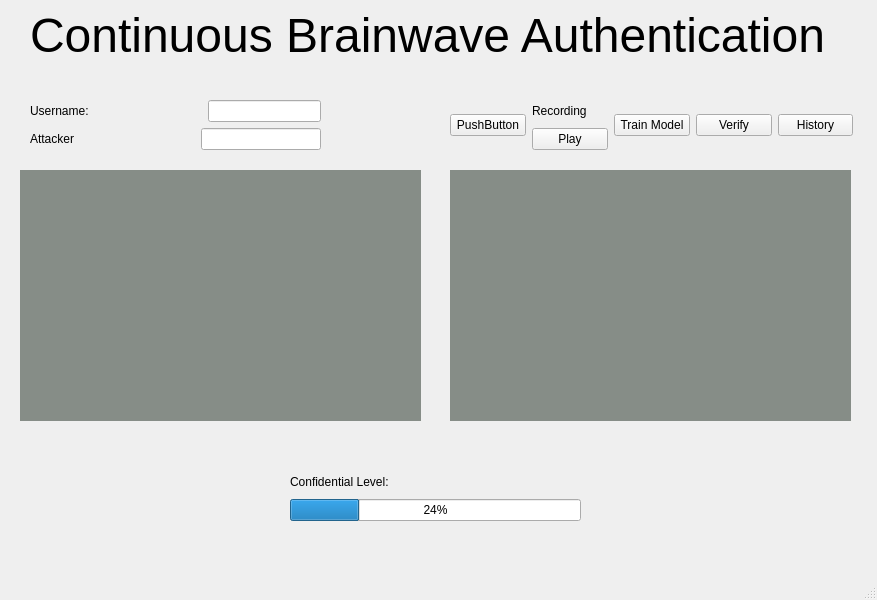
<?xml version="1.0" encoding="UTF-8"?>
<ui version="4.0">
 <class>MainWindow</class>
 <widget class="QMainWindow" name="MainWindow">
  <property name="geometry">
   <rect>
    <x>0</x>
    <y>0</y>
    <width>877</width>
    <height>600</height>
   </rect>
  </property>
  <property name="windowTitle">
   <string>MainWindow</string>
  </property>
  <widget class="QWidget" name="centralwidget">
   <widget class="QLabel" name="label">
    <property name="geometry">
     <rect>
      <x>30</x>
      <y>10</y>
      <width>811</width>
      <height>51</height>
     </rect>
    </property>
    <property name="font">
     <font>
      <pointsize>36</pointsize>
     </font>
    </property>
    <property name="text">
     <string>Continuous Brainwave Authentication</string>
    </property>
   </widget>
   <widget class="QWidget" name="plotWidget" native="true">
    <property name="geometry">
     <rect>
      <x>20</x>
      <y>170</y>
      <width>401</width>
      <height>251</height>
     </rect>
    </property>
    <property name="styleSheet">
     <string notr="true">background-color: rgb(134, 141, 135);</string>
    </property>
   </widget>
   <widget class="QWidget" name="verticalLayoutWidget_3">
    <property name="geometry">
     <rect>
      <x>30</x>
      <y>100</y>
      <width>291</width>
      <height>51</height>
     </rect>
    </property>
    <layout class="QVBoxLayout" name="verticalLayout">
     <item>
      <layout class="QHBoxLayout" name="horizontalLayout">
       <item>
        <widget class="QLabel" name="label_2">
         <property name="text">
          <string>Username:</string>
         </property>
        </widget>
       </item>
       <item>
        <spacer name="horizontalSpacer">
         <property name="orientation">
          <enum>Qt::Orientation::Horizontal</enum>
         </property>
         <property name="sizeHint" stdset="0">
          <size>
           <width>40</width>
           <height>20</height>
          </size>
         </property>
        </spacer>
       </item>
       <item>
        <widget class="QLineEdit" name="lineEdit"/>
       </item>
      </layout>
     </item>
     <item>
      <layout class="QHBoxLayout" name="horizontalLayout_2">
       <item>
        <widget class="QLabel" name="label_4">
         <property name="text">
          <string>Attacker</string>
         </property>
        </widget>
       </item>
       <item>
        <spacer name="horizontalSpacer_2">
         <property name="orientation">
          <enum>Qt::Orientation::Horizontal</enum>
         </property>
         <property name="sizeHint" stdset="0">
          <size>
           <width>40</width>
           <height>20</height>
          </size>
         </property>
        </spacer>
       </item>
       <item>
        <widget class="QLineEdit" name="lineEdit_2"/>
       </item>
      </layout>
     </item>
    </layout>
   </widget>
   <widget class="QWidget" name="verticalLayoutWidget_4">
    <property name="geometry">
     <rect>
      <x>450</x>
      <y>100</y>
      <width>403</width>
      <height>50</height>
     </rect>
    </property>
    <layout class="QHBoxLayout" name="horizontalLayout_3">
     <item>
      <widget class="QPushButton" name="pushButton">
       <property name="text">
        <string>PushButton</string>
       </property>
      </widget>
     </item>
     <item>
      <layout class="QVBoxLayout" name="verticalLayout_2">
       <item>
        <widget class="QLabel" name="label_3">
         <property name="text">
          <string>Recording</string>
         </property>
        </widget>
       </item>
       <item>
        <widget class="QPushButton" name="pushButton_3">
         <property name="text">
          <string>Play</string>
         </property>
        </widget>
       </item>
      </layout>
     </item>
     <item>
      <widget class="QPushButton" name="pushButton_2">
       <property name="text">
        <string>Train Model</string>
       </property>
      </widget>
     </item>
     <item>
      <widget class="QPushButton" name="pushButton_4">
       <property name="text">
        <string>Verify</string>
       </property>
      </widget>
     </item>
     <item>
      <widget class="QPushButton" name="pushButton_5">
       <property name="text">
        <string>History</string>
       </property>
      </widget>
     </item>
    </layout>
   </widget>
   <widget class="QWidget" name="trustWidget" native="true">
    <property name="geometry">
     <rect>
      <x>450</x>
      <y>170</y>
      <width>401</width>
      <height>251</height>
     </rect>
    </property>
    <property name="styleSheet">
     <string notr="true">background-color: rgb(134, 141, 135);</string>
    </property>
   </widget>
   <widget class="QWidget" name="verticalLayoutWidget_6">
    <property name="geometry">
     <rect>
      <x>290</x>
      <y>470</y>
      <width>291</width>
      <height>51</height>
     </rect>
    </property>
    <layout class="QVBoxLayout" name="verticalLayout_3">
     <item>
      <widget class="QLabel" name="label_5">
       <property name="text">
        <string>Confidential Level:</string>
       </property>
      </widget>
     </item>
     <item>
      <widget class="QProgressBar" name="progressBar">
       <property name="value">
        <number>24</number>
       </property>
      </widget>
     </item>
    </layout>
   </widget>
  </widget>
  <widget class="QMenuBar" name="menubar">
   <property name="geometry">
    <rect>
     <x>0</x>
     <y>0</y>
     <width>877</width>
     <height>22</height>
    </rect>
   </property>
  </widget>
  <widget class="QStatusBar" name="statusbar"/>
 </widget>
 <resources/>
 <connections/>
</ui>
